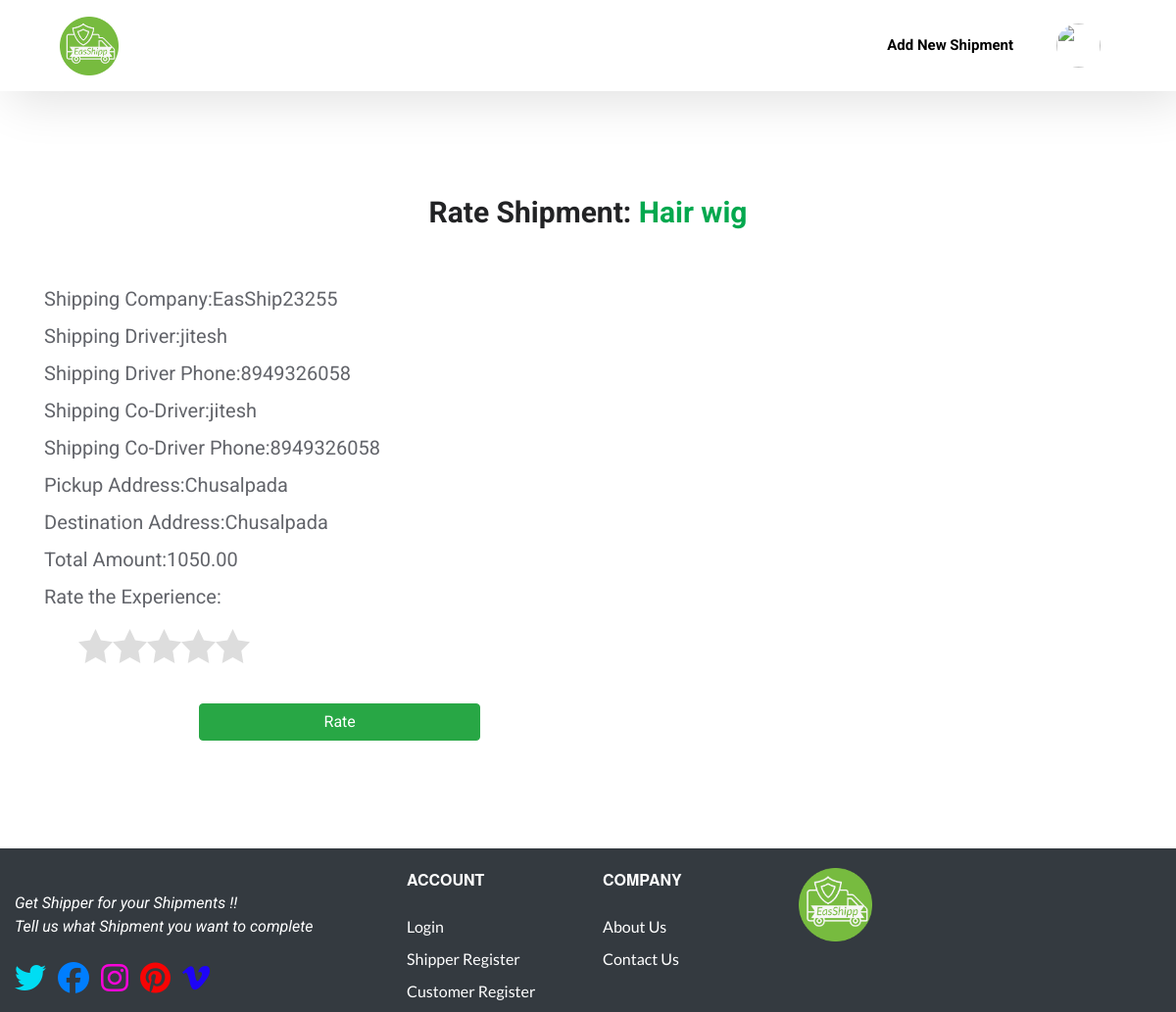
Screenshot of /customer/RateShipment/5 (signed in) with the database file from the repository.
### Customer/models.py (models this page shows, shortened)
class shipJob(models.Model):
    cust = models.ForeignKey(customer, on_delete=models.CASCADE)
    ship_title = models.CharField(max_length=1024, null=True)
    job_description = models.CharField(max_length=1024)
    picking_Address = models.TextField(null=True)
    droping_Address = models.TextField(null=True)
    created_on = models.DateTimeField(auto_now_add=True, null=True)
    bid_selected = models.BooleanField(default=False)
    is_completed = models.BooleanField(default=False)

### PatnerCompany/models.py (models this page shows, shortened)
class Comp_profile(models.Model):
    comp = models.ForeignKey(patnerComp, on_delete=models.CASCADE)
    phone_regex = RegexValidator(regex=r'^\+?1?\d{9,15}$',
                                 message="Please enter valid phone number. Correct format is 91XXXXXXXX")
    phone = models.CharField(validators=[phone_regex], max_length=20, blank=True)
    company_type = models.CharField(max_length=250, blank=True, )
    company_name = models.CharField(max_length=250, blank=True, )
    company_logo = models.ImageField(blank=True,upload_to="company_logo/",default="profile.png" )

class comp_PresentWork(models.Model):
    comp = models.ForeignKey(patnerComp, on_delete=models.CASCADE)
    job_id = models.ForeignKey(shipJob, on_delete=models.CASCADE)
    driver = models.ForeignKey(comp_drivers, on_delete=models.CASCADE, related_name='drivers')
    co_driver = models.ForeignKey(comp_drivers, on_delete=models.CASCADE, related_name='codrivers',blank=True,null=True)
    transport = models.ForeignKey(comp_Transport, on_delete=models.CASCADE, related_name='transports')
    current_status = models.CharField(max_length=1024)
    Total_payment = models.ForeignKey(comp_Bids, on_delete=models.CASCADE)
    payment_Done = models.DecimalField(
        max_digits=12,
        decimal_places=2, null=True)
    Payment_complete = models.BooleanField(default=False)
    ask_finalpay = models.BooleanField(default=False)
    request_update = models.BooleanField(default=False)

class comp_drivers(models.Model):
    comp = models.ForeignKey(patnerComp, on_delete=models.CASCADE)
    user = models.ForeignKey(User_custom,null=True,on_delete=models.CASCADE,blank=True)
    name = models.CharField(max_length=1024)
    phone_regex = RegexValidator(regex=r'^\+?1?\d{9,15}$',
                                 message="Please enter valid phone number. Correct format is 91XXXXXXXX")
    phone = models.CharField(validators=[phone_regex], max_length=20, blank=True)

class comp_Bids(models.Model):
    comp = models.ForeignKey(patnerComp, on_delete=models.CASCADE, db_constraint=False)
    job_id = models.ForeignKey(shipJob, on_delete=models.CASCADE, db_constraint=False)
    Bid_amount = models.DecimalField(
        max_digits=12,
        decimal_places=2)
    Bid_byPartner = models.DecimalField(
        max_digits=12,
        decimal_places=2, null=True)
    complete_in = models.IntegerField()
    bid_on = models.DateTimeField(auto_now_add=True)
    is_shortlisted = models.BooleanField(default=False)
    is_disqualified = models.BooleanField(default=False)
    is_selected = models.BooleanField(default=False)
    completed_shipment = models.BooleanField(default=False)

### Customer/views.py (the view, shortened to what this page needs)
# urls.py: path('RateShipment/<int:pk>', RatingForm, name='rate'),
def RatingForm(request,pk):
    user = request.user
    if user.is_customer:
        job = shipJob.objects.get(pk=pk)
        cmp = comp_Bids.objects.get(job_id=job,is_selected=True)
        pw = comp_PresentWork.objects.get(Total_payment=cmp)
        pt_comp = Comp_profile.objects.get(comp = cmp.comp)
        return render(request,'customer/RatingForm.html',{'job':job,'cbid':cmp,'pr':pt_comp,'pw':pw})
    else:
        return redirect('/')

### templates/customer/RatingForm.html (shortened to what this page needs)
{% load crispy_forms_tags %} {% load static %}
<!doctype html>
<html lang="en">
<head>
    <link rel="stylesheet" href="https://maxcdn.bootstrapcdn.com/bootstrap/4.0.0/css/bootstrap.min.css">
    <link rel="stylesheet" type="text/css" href=" {% static 'css/style_Addjob.css' %}">
    <link rel="stylesheet" href="{% static 'css/style12.css'%}">
    <link rel="stylesheet" href="https://cdnjs.cloudflare.com/ajax/libs/font-awesome/4.7.0/css/font-awesome.css" />
    <link rel="stylesheet" href="https://cdnjs.cloudflare.com/ajax/libs/font-awesome/4.7.0/css/font-awesome.min.css">
</head>
<body>
    <header>
        <div class="container">
            <div class="row">
                <div class="col-md-12 col-12">
                    <div class="top-navbar">
                        <nav class="navbar navbar-expand-lg ">
                            <a class="" href="{% url 'customer:customer_home' %}"> <img src="{% static 'images/green.png' %} " width="60" height="60"></a>
                            <div class="collapse navbar-collapse" id="navbarSupportedContent">
                                <ul class="navbar-nav ml-auto">
                                    <li class="nav-item ">
                                        <a class="nav-link" href="{% url 'customer:job_post' %}"><b>Add New Shipment</b></a>
                                    </li>
                                    <li class="nav-item">
                                        <div class="dropdown">
                                            <button class="dropbtn"><img src={{ep.company_logo.url}}></button>
                                        </div>
                                    </li>
                                </ul>
                            </div>
                        </nav>
                    </div>
                </div>
            </div>
        </div>
    </header>
<section class="job-portal">
<div class="col-md-12">
				<div class="heading">
					<h3>Rate Shipment: <span>{{job.ship_title}}</span></h3>
                </div></div>
	<div class="container">
		<div class="row">
  <div class="col-md-10 col-12" >
				<div class="">
<form class="form-horizontal" method="POST" action="">
  <label style="font-size: 20px;">Shipping Company:{{pr.company_name}}</label><br>
  <label style="font-size: 20px;">Shipping Driver:{{pw.driver.name}}</label><br>
  <label style="font-size: 20px;">Shipping Driver Phone:{{pw.driver.phone}}</label><br>
  {% if pw.co_driver %}
  <label style="font-size: 20px;">Shipping Co-Driver:{{pw.co_driver.name}}</label><br>
  <label style="font-size: 20px;">Shipping Co-Driver Phone:{{pw.co_driver.phone}}</label><br>
    {% endif %}
      <label style="font-size: 20px;">Pickup Address:{{job.picking_Address}}</label><br>
      <label style="font-size: 20px;">Destination Address:{{job.droping_Address}}</label>  <br>
      <label style="font-size: 20px;">Total Amount:{{cbid.Bid_amount}}</label><br>
      <label style="font-size: 20px;">Rate the Experience:</label><br>
      <span class="star-rating">
      </span>
<br><br>
<div class="row spacer">
    <div class="col-4 offset-2">
        <button type="submit" class="btn btn-block btn-success">Rate</button>
    </div>
</div>
</form>
                </div>
  </div>
        </div>
    </div>
</section>
<footer class="bg-dark " style="margin-top: 10px;">
                <div class="container" style="    max-inline-size: inherit;padding-top: 20px;">
                    <div class="row">
                        <div class="col-lg-4 col-md-6 mb-4 mb-lg-0"><img src="/static/images/" style=" " alt="" width="50" class="mb-3">
                            <p class="font-italic" style="color: white;">Get Shipper for your Shipments !!<br> Tell us what Shipment you want to complete</p>
                            <ul class="list-inline mt-4">
                                <li class="list-inline-item"><a href="#" target="_blank" title="twitter"><i style="font-size: xx-large;    color: #00ddf3;" class="fa fa-twitter"></i></a></li>
                                <li class="list-inline-item"><a href="#" target="_blank" title="facebook"><i style="font-size: xx-large;color: #007eff;" class="fa fa-facebook"></i></a></li>
                                <li class="list-inline-item"><a href="#" target="_blank" title="instagram"><i style="font-size: xx-large;color: #f704d9;" class="fa fa-instagram"></i></a></li>
                                <li class="list-inline-item"><a href="#" target="_blank" title="pinterest"><i style="font-size: xx-large;color: #f70404;" class="fa fa-pinterest"></i></a></li>
                                <li class="list-inline-item"><a href="#" target="_blank" title="vimeo"><i style="font-size: xx-large;color: #1e04f7;" class="fa fa-vimeo"></i></a></li>
                            </ul>
                        </div>
                        <div class="col-lg-2 col-md-6 mb-4 mb-lg-0">
                            <h6 class="text-uppercase font-weight-bold mb-4" style="color:white">Account</h6>
                            <ul class="list-unstyled mb-0">
                                <li class="mb-2"><a href="{% url 'user:Login' %}" class="text" style="color: white;">Login</a></li>
                                <li class="mb-2"><a href="{% url 'partner_company:partner_company/register' %}" class="text" style="color: white;">Shipper Register</a></li>
                                <li class="mb-2"><a href="{% url 'customer:customer/register' %}" class="text" style="color: white;">Customer Register</a></li>
                            </ul>
                        </div>
                        <div class="col-lg-2 col-md-6 mb-4 mb-lg-0">
                            <h6 class="text-uppercase font-weight-bold mb-4" style="color:white">Company</h6>
                            <ul class="list-unstyled mb-0">
                                <li class="mb-2"><a href="#" class="text" style="color: white;">About Us</a></li>
                                <li class="mb-2"><a href="#" class="text" style="color: white;">Contact Us</a></li>
                            </ul>
                        </div>
                        <div class="col-lg-4 col-md-6 mb-lg-0">
                            <img src="{% static 'images/green.png' %} " width="75" height="75">
                        </div>
                    </div>
                </div>
            </footer>
</body>
</html>

### static/css/style_Addjob.css (style rules this page uses)
* { margin: 0; padding: 0; box-sizing: border-box; }
body { font-family: 'Roboto', sans-serif; color: #62646a; width: 100%; }
h1, h2, h3, h4, h5, h6 { font: 400 16px/24px "ProximaNova", "Helvetica Neue", Helvetica, Arial, sans-serif; color: #222325; }
a { font-family: 'Lato', sans-serif; }
header { box-shadow: 10px 10px 50px 0px rgba(0, 0, 0, 0.12); }
header ul.navbar-nav li.nav-item a { font-size: 15px; line-height: 23.44px; font-weight: 500; font-family: 'Roboto'; color: #000; }
.heading { text-align: center; }
.heading h3 span { color: #03A84E; }
.heading h3 { font-family: Roboto; font-size: 30px; font-style: normal; font-weight: 700; line-height: 47px; letter-spacing: 0em; margin-bottom: 0; }
li.nav-item { margin-right: 20px; }
li.nav-item:last-child { margin-right: 0; }
li.nav-item img { width: 45px; height: 45px; border-radius: 50%; }
ul.navbar-nav { align-items: center; }
.job-portal { padding: 100px 0; }
section.job-portal .heading { margin-bottom: 50px; }

### static/css/style12.css (style rules this page uses)
* { margin: 0; padding: 0; box-sizing: border-box; }
body { font-family: 'Roboto', sans-serif; color: #62646a; width: 100%; }
h1, h2, h3, h4, h5, h6 { font: 400 16px/24px "ProximaNova", "Helvetica Neue", Helvetica, Arial, sans-serif; color: #222325; }
a { font-family: 'Lato', sans-serif; }
header { box-shadow: 10px 10px 50px 0px rgba(0, 0, 0, 0.12); }
header ul.navbar-nav li.nav-item a { font-size: 15px; line-height: 23.44px; font-weight: 500; font-family: 'Roboto'; color: #000; }
.heading { text-align: center; }
.heading h3 span { color: #03A84E; }
.heading h3 { font-family: Roboto; font-size: 30px; font-style: normal; font-weight: 700; line-height: 47px; letter-spacing: 0em; margin-bottom: 0; }
li.nav-item { margin-right: 20px; }
li.nav-item:last-child { margin-right: 0; }
li.nav-item img { width: 45px; height: 45px; border-radius: 50%; }
ul.navbar-nav { align-items: center; }
.job-portal { padding: 100px 0; }
section.job-portal .heading { margin-bottom: 50px; }

### templates/customer/RatingForm.html (style rules this page uses)
.dropbtn { background-color: #FFFFFF; color: white; padding: 16px; font-size: 16px; border: none; }
.dropdown { position: relative; display: inline-block; }
.star-rating { margin: 10px 35px 10px; font-size: 0; white-space: nowrap; display: inline-block; width: 175px; height: 35px; overflow: hidden; position: relative; background-size: contain; }

### rows the page displays
shipJob: ship_title "Hair wig", picking_Address "Chusalpada", droping_Address "Chusalpada"
Comp_profile: company_name "EasShip23255"
comp_PresentWork: driver.name "jitesh", driver.phone "8949326058", co_driver.name "jitesh", co_driver.phone "8949326058"
comp_Bids: Bid_amount "1050.00"
